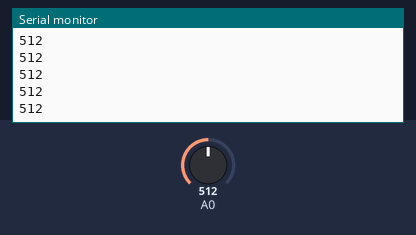
A sketch run on a simulated Arduino Uno, built with avr-gcc and run on an emulated ATmega328P. Parts: the last lines printed to the serial monitor. Inputs (shaded band) come from the test bench; at power-on: A0 = 512.

Above: at 1.2 s.
1.3 s: A0 set to 716
At 1.31 s:
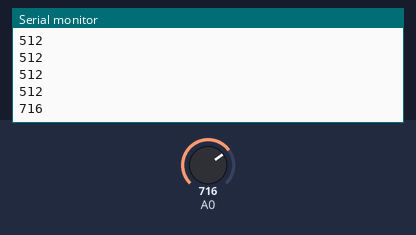
2.8 s: A0 set to 900
At 2.81 s:
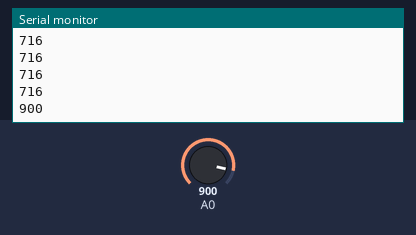
Timing chart, 0 to 5.8 s (numbered marks = the images above; inputs shaded):
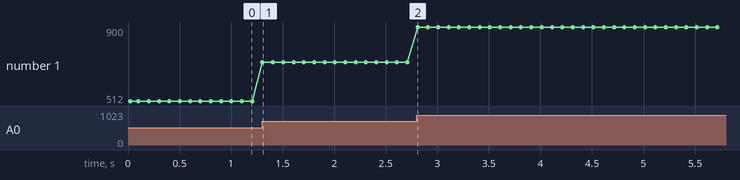

Measured:
- after the input at 1.3 s, the serial monitor: prints a new line at once (image 1)
- after the input at 2.8 s, the serial monitor: prints a new line at once (image 2)
- plotted number 1: 512 → 716 after the input at 1.3 s, 716 → 900 after the input at 2.8 s

The sketch:

IR_sensor_test.ino
```cpp
/*  This code is for quickly testing the sensors to make sure they all work properly
 *  before adding them to the sensor array on the robot.
 */

// Sensor reading value
int16_t value;

void setup() {
  Serial.begin(9600);
  Serial.println("Sensor recording...");
}

void loop() {
  value = analogRead(A0);
  Serial.println(value);
  // Print at 10Hz
  delay(100);
}
```
